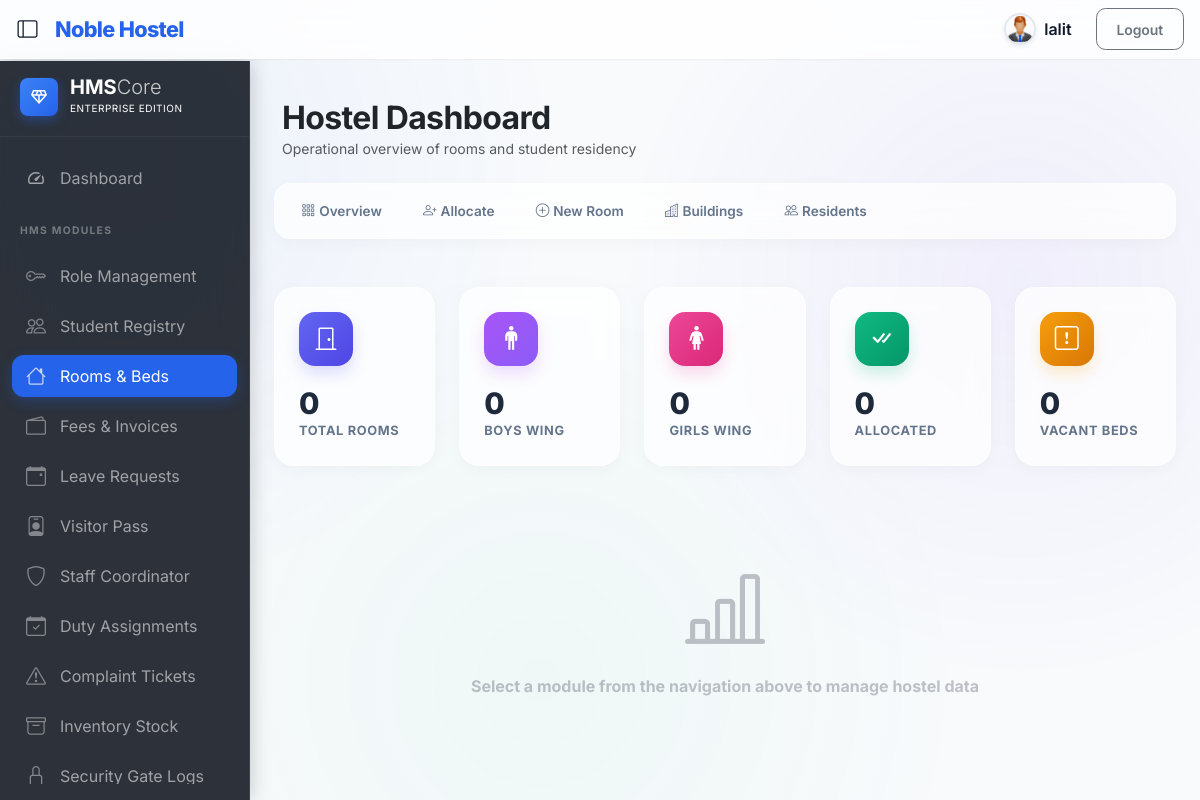
The app's page /room/ (signed in) with its own data.
### authentication/models.py (models this page shows, shortened)
class Module(models.Model):
    name = models.CharField(max_length=100, unique=True)
    code = models.SlugField(max_length=100, unique=True)  # e.g. 'student', 'room', 'paybill'
    menu_label = models.CharField(max_length=100, blank=True, help_text="Label shown in sidebar menu")
    icon = models.CharField(max_length=60, blank=True, help_text="Bootstrap icon class e.g. bi-people")
    url_name = models.CharField(max_length=100, blank=True, help_text="Django URL name for the module index page")
    order = models.PositiveSmallIntegerField(default=0, help_text="Sidebar display order (lower = higher)")
    parent_code = models.SlugField(max_length=100, blank=True, help_text="Parent module code for sub-menus")
    class Meta:
        ordering = ['order', 'name']

### room/views.py (the view)
# urls.py: path('', views.room_base, name='room_base'),
@login_required(login_url='/authentication/login')
@permission_required('room', 'view')
def room_base(request):
    total_allocated_beds = Bed.objects.filter(student__isnull=False).count()
    total_unallocated_beds = Bed.objects.filter(student__isnull=True).count()
    total_boys_rooms = Room.objects.filter(gender='BOY').count()
    total_girls_rooms = Room.objects.filter(gender='GIRL').count()
    total_available_rooms = Room.objects.count()
    total_students = Student.objects.count()
    return render(request, 'room/room_base.html', {
        'total_allocated_beds': total_allocated_beds,
        'total_unallocated_beds': total_unallocated_beds,
        'total_boys_rooms': total_boys_rooms,
        'total_girls_rooms': total_girls_rooms,
        'total_availabel_room': total_available_rooms,
        'total_student': total_students,
    })

### template/room/room_base.html (shortened to what this page needs)
{% extends 'base.html' %}
{% load static %}
{% block content %}
<div class="container-fluid py-4">
    <div class="d-flex align-items-center justify-content-between mb-4 px-2">
        <div>
            <h2 class="fw-bold text-dark mb-0" style="letter-spacing: -0.02em;">Hostel Dashboard</h2>
            <p class="text-muted small mb-0">Operational overview of rooms and student residency</p>
        </div>
    </div>
    {% include 'room/room_nav.html' %}
    <div class="row g-4 mt-1">
        <div class="col-md-4 col-lg-2-4" style="flex: 0 0 auto; width: 20%;">
            <div class="glass-card stat-card-premium p-4 h-100">
                <div class="icon-box-gradient grad-blue">
                    <i class="bi bi-door-closed"></i>
                </div>
                <div class="stat-value">{{ total_availabel_room }}</div>
                <div class="stat-label">Total Rooms</div>
            </div>
        </div>
        <div class="col-md-4 col-lg-2-4" style="flex: 0 0 auto; width: 20%;">
            <div class="glass-card stat-card-premium p-4 h-100">
                <div class="icon-box-gradient grad-purple">
                    <i class="bi bi-person-standing"></i>
                </div>
                <div class="stat-value">{{ total_boys_rooms|default:0 }}</div>
                <div class="stat-label">Boys Wing</div>
            </div>
        </div>
        <div class="col-md-4 col-lg-2-4" style="flex: 0 0 auto; width: 20%;">
            <div class="glass-card stat-card-premium p-4 h-100">
                <div class="icon-box-gradient grad-pink">
                    <i class="bi bi-person-standing-dress"></i>
                </div>
                <div class="stat-value">{{ total_girls_rooms|default:0 }}</div>
                <div class="stat-label">Girls Wing</div>
            </div>
        </div>
        <div class="col-md-6 col-lg-2-4" style="flex: 0 0 auto; width: 20%;">
            <div class="glass-card stat-card-premium p-4 h-100">
                <div class="icon-box-gradient grad-green">
                    <i class="bi bi-check-all"></i>
                </div>
                <div class="stat-value">{{ total_allocated_beds }}</div>
                <div class="stat-label">Allocated</div>
            </div>
        </div>
        <div class="col-md-6 col-lg-2-4" style="flex: 0 0 auto; width: 20%;">
            <div class="glass-card stat-card-premium p-4 h-100">
                <div class="icon-box-gradient grad-orange">
                    <i class="bi bi-exclamation-square"></i>
                </div>
                <div class="stat-value">{{ total_unallocated_beds }}</div>
                <div class="stat-label">Vacant Beds</div>
            </div>
        </div>
    </div>
    <div class="row mt-5">
        <div class="col-12 text-center opacity-25 py-5">
            <i class="bi bi-bar-chart-line display-1"></i>
            <p class="mt-3 fw-bold">Select a module from the navigation above to manage hostel data</p>
        </div>
    </div>
</div>
{% endblock %}

### template/title_nav.html (shortened to what this page needs)
{% load static %}
{% block content %}
<div class="d-flex align-items-center">
  <button id="sidebarToggleBtn" class="btn btn-sm sidebar-toggle-btn me-2 ms-2" type="button" title="Toggle Sidebar" aria-label="Toggle Sidebar">
    <i class="bi bi-layout-sidebar fs-5"></i>
  </button>
  <a class="navbar-brand" href="#">Noble Hostel</a>
</div>
  <div class="navbar-nav ">
    {% if request.user.is_authenticated %}
    <form action="{% url 'logout'%}" method="post" class="nav-item text-nowrap d-flex justify-content-center align-items-center">
      {% if request.user.student and request.user.student.photo %}
        <img src="{{ request.user.student.photo.url }}" class="shadow-sm" style="width: 32px; height: 32px; object-fit: cover; border-radius: 50%; border: 2px solid #e2e8f0;" alt="User">
      {% else %}
        <img src="{% static 'image/User.jpg' %}" class="shadow-sm" style="width: 32px; height: 32px; object-fit: cover; border-radius: 50%; border: 2px solid #e2e8f0;" alt="User">
      {% endif %}
      <a class="nav-link m-2 fw-semibold" href="#">
        {% if request.user.student %}
          {{ request.user.student.name }}
        {% else %}
          {{ request.user.username }}
        {% endif %}
      </a>
      <input class="btn btn-sm btn-outline-secondary m-2 mx-3" type="submit" value="Logout">
    </form>
  {% endif %}
  </div>
{% endblock  %}

### template/side_navbar.html (shortened to what this page needs)
{% load static %}
{% load rbac_tags %}
{% block content %}
<div class="d-none d-md-block p-0 sidebar-wrapper z-2">
    <nav id="sidebarMenu" class="sidebar-pro">
        <div class="sidebar-brand d-flex align-items-center">
            <div class="brand-icon rounded-3 bg-gradient-primary d-flex align-items-center justify-content-center" style="width:38px; height:38px;">
                <span class="material-symbols-outlined text-white fs-5">diamond</span>
            </div>
            <div class="d-flex flex-column">
                <span class="fs-5 fw-bold text-white lh-1 tracking-tighter">HMS<span class="fw-light opacity-75">Core</span></span>
                <span class="text-white opacity-40 mt-1" style="font-size: 0.625rem; letter-spacing: 0.05em; text-transform: uppercase;">Enterprise Edition</span>
            </div>
        </div>
        <ul class="nav flex-column mb-auto">
            {% if is_superadmin or user.profile.role.name == 'Admin' or user.profile.role.name == 'Staff' %}
            <li class="nav-item">
                <a class="nav-link {% if request.resolver_match.url_name == 'superadmin_dashboard' %}active{% endif %}" aria-current="page" href="{% url 'superadmin_dashboard' %}">
                    <span class="material-symbols-outlined">speed</span>
                    <span class="sidebar-label">Dashboard</span>
                </a>
            </li>
            {% endif %}
            {% if user.profile.role.name == 'Student' %}
            <li class="nav-section">
                <span class="section-title">My Profile</span>
            </li>
            <li class="nav-item">
                <a class="nav-link" href="{% url 'student_app:student_profile' %}">
                    <span class="material-symbols-outlined">person</span>
                    <span class="sidebar-label">My Profile</span>
                </a>
            </li>
            <li class="nav-item">
                <a class="nav-link" href="{% url 'student_app:change_password' %}">
                    <span class="material-symbols-outlined">lock</span>
                    <span class="sidebar-label">Change Password</span>
                </a>
            </li>
            <li class="nav-section">
                <span class="section-title">Logistics & Fees</span>
            </li>
            <li class="nav-item">
                <a class="nav-link" href="#">
                    <span class="material-symbols-outlined">bed</span>
                    <span class="sidebar-label">My Room</span>
                </a>
            </li>
            <li class="nav-item">
                <a class="nav-link" href="{% url 'student_app:student_leave_details' %}">
                    <span class="material-symbols-outlined">event_note</span>
                    <span class="sidebar-label">My Leave Requests</span>
                </a>
            </li>
            <li class="nav-item">
                <a class="nav-link" href="{% url 'student_app:food_schedule' %}">
                    <span class="material-symbols-outlined">restaurant</span>
                    <span class="sidebar-label">Food Schedule</span>
                </a>
            </li>
            <li class="nav-item">
                <a class="nav-link" href="{% url 'student_app:student_fee_details' %}">
                    <span class="material-symbols-outlined">receipt_long</span>
                    <span class="sidebar-label">Fee Details</span>
                </a>
            </li>
            {% else %}
            {% if visible_modules %}
            <li class="nav-section">
                <span class="section-title">HMS Modules</span>
            </li>
            {% for module in visible_modules %}
            <li class="nav-item">
                <a class="nav-link {% if request.resolver_match.url_name == module.url_name or request.resolver_match.view_name == module.url_name %}active{% endif %}" href="{% url module.url_name %}" title="{{ module.menu_label }}">
                    {% if "bi-" in module.icon %}
                    <i class="bi {{ module.icon }} opacity-75 fs-5"></i>
                    {% else %}
                    <span class="material-symbols-outlined">{{ module.icon }}</span>
                    {% endif %}
                    <span class="sidebar-label">{{ module.menu_label }}</span>
                </a>
            </li>
            {% endfor %}
            {% endif %}
            {% endif %}
        </ul>
    </nav>
</div>
{% endblock %}

### template/room/room_base.html (style rules this page uses)
body { font-family: 'Outfit', sans-serif; background-color: #f8fafc; }
.glass-card { background: rgba(255, 255, 255, 0.7); backdrop-filter: blur(12px); -webkit-backdrop-filter: blur(12px); border: 1px solid rgba(255, 255, 255, 0.4); border-radius: 1.25rem; box-shadow: 0 4px 15px rgba(0,0,0,0.03); }
.stat-card-premium { position: relative; overflow: hidden; transition: all 0.3s ease; }
.icon-box-gradient { width: 54px; height: 54px; display: flex; align-items: center; justify-content: center; border-radius: 1rem; font-size: 1.5rem; color: white; margin-bottom: 1.25rem; }
.grad-blue { background: linear-gradient(135deg, #6366f1 0%, #4f46e5 100%); box-shadow: 0 8px 15px rgba(99, 102, 241, 0.2); }
.grad-purple { background: linear-gradient(135deg, #a855f7 0%, #8b5cf6 100%); box-shadow: 0 8px 15px rgba(168, 85, 247, 0.2); }
.grad-pink { background: linear-gradient(135deg, #ec4899 0%, #db2777 100%); box-shadow: 0 8px 15px rgba(236, 72, 153, 0.2); }
.grad-green { background: linear-gradient(135deg, #10b981 0%, #059669 100%); box-shadow: 0 8px 15px rgba(16, 185, 129, 0.2); }
.grad-orange { background: linear-gradient(135deg, #f59e0b 0%, #d97706 100%); box-shadow: 0 8px 15px rgba(245, 158, 11, 0.2); }
.stat-value { font-size: 1.85rem; font-weight: 800; color: #1e293b; letter-spacing: -0.02em; line-height: 1.2; }
.stat-label { font-size: 0.8rem; font-weight: 700; color: #64748b; text-transform: uppercase; letter-spacing: 0.05em; }

### records on screen
Module: menu_label "Role Management"
Module: menu_label "Student Registry"
Module: menu_label "Rooms & Beds"
Module: menu_label "Fees & Invoices"
Module: menu_label "Leave Requests"
Module: menu_label "Visitor Pass"
Module: menu_label "Staff Coordinator"
Module: menu_label "Duty Assignments"
Module: menu_label "Complaint Tickets"
Module: menu_label "Inventory Stock"
Module: menu_label "Security Gate Logs"

### other values on screen
{{ request.user.username }} "lalit"
{{ total_availabel_room }} "0"
{{ total_boys_rooms|default:0 }} "0"
{{ total_girls_rooms|default:0 }} "0"
{{ total_allocated_beds }} "0"
{{ total_unallocated_beds }} "0"
